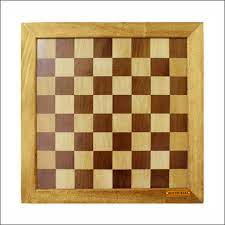
#> input picture Aula 13/xadrez.jpg, 225 x 225 px
$ jupyter execute arquivo2.ipynb   (shell and % lines are left out)
#> lines starting #> are read from the running program, lines starting #| are printed output that depends on the picture
[cell 1]
import cv2
import numpy as np
import matplotlib.pyplot as plt

[cell 2]
xadrez = cv2.imread('xadrez.jpg')
#> xadrez is the input picture: shape (225, 225, 3); mean B, G, R 137.1, 173, 197.2
xadrez = cv2.cvtColor(xadrez, cv2.COLOR_BGR2RGB)
cinza_xadrez = cv2.cvtColor(xadrez, cv2.COLOR_RGB2GRAY)
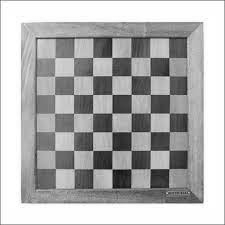
#> cinza_xadrez: shape (225, 225); min 13, max 255, mean 176.1
plt.imshow(xadrez)
plt.show()

[cell 3]
bordas = cv2.goodFeaturesToTrack(cinza_xadrez, 48, 0.01, 10)
#> bordas = 48 rows, first 8: [111, 170], [132, 95], [151, 170], [168, 168], [113, 95], [111, 114], [202, 202], [151, 151]

[cell 4]
bordas
#> Out has the same summary as bordas

[cell 5]
bordas = np.intp(bordas)

[cell 6]
bordas
#> Out has the same summary as bordas

[cell 7]
for i in bordas:
    x,y = i.ravel()

    cv2.circle(xadrez, (x,y), 3, (0,255,0), -1)
#> this loop made 48 passes
#> (x, y) on passes 1 to 12: (111, 170), (132, 95), (151, 170), (168, 168), (113, 95), (111, 114), (202, 202), (151, 151), (92, 150), (130, 114), (169, 75), (111, 57)
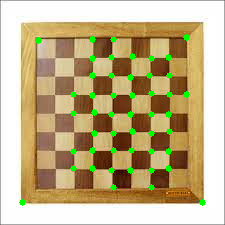
#> xadrez: shape (225, 225, 3); mean R, G, B 192.9, 176.6, 135

plt.imshow(xadrez)
plt.show()

[cell 8]
xadrez_real = cv2.imread('xadrez_real.jpg')
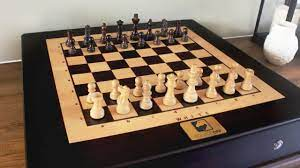
#> input picture Aula 13/xadrez_real.jpg, 300 x 168 px
#> xadrez_real is the input picture: shape (168, 300, 3); mean B, G, R 88.6, 104.5, 122.3
xadrez_real = cv2.cvtColor(xadrez_real, cv2.COLOR_BGR2RGB)
cinza_xadrez_real = cv2.cvtColor(xadrez_real, cv2.COLOR_RGB2GRAY)
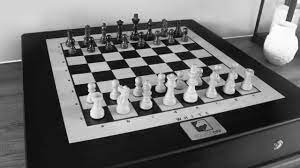
#> cinza_xadrez_real: shape (168, 300); min 0, max 255, mean 108
plt.imshow(xadrez_real)

[cell 9]
bordas = cv2.goodFeaturesToTrack(cinza_xadrez_real, 80, 0.01, 10)
#> bordas = 80 rows, first 8: [86, 84], [195, 86], [115, 100], [189, 68], [286, 20], [103, 107], [104, 60], [111, 70]

[cell 10]
bordas = np.intp(bordas)

[cell 11]
bordas.shape
#> Out = (80, 1, 2)

[cell 12]
for i in bordas:
    x,y = i.ravel()

    cv2.circle(xadrez_real, (x,y), 3, (0,255,0), -1)
#> this loop made 80 passes
#> (x, y) on passes 1 to 12: (86, 84), (195, 86), (115, 100), (189, 68), (286, 20), (103, 107), (104, 60), (111, 70), (80, 97), (122, 58), (91, 72), (148, 65)
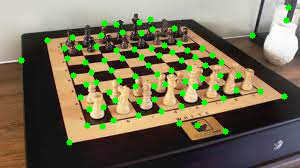
#> xadrez_real: shape (168, 300, 3); mean R, G, B 116.2, 111.5, 85
